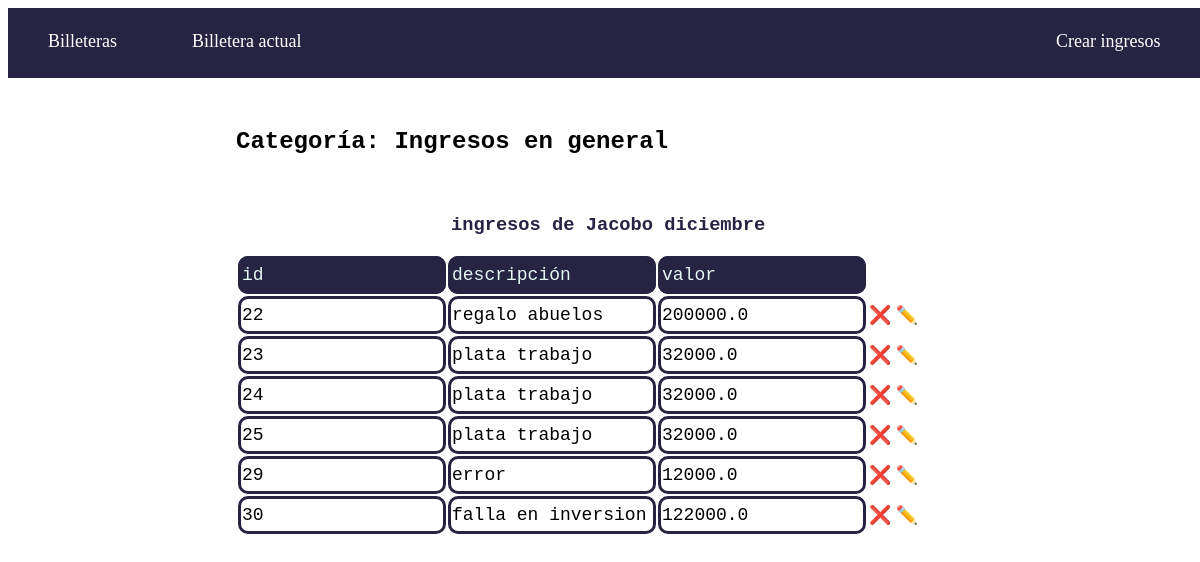
The page /billetera/6/ingresos/13 on the database its author committed.
### billetera/models.py (models this page shows, shortened)
class Categoria(models.Model):
    billetera_id = models.ForeignKey(Billetera, on_delete = models.CASCADE)
    nombre_categoria = models.CharField(max_length=40)
    tipo_categoria = models.CharField(max_length=30)

class Billetera(models.Model):
    nombre_billetera = models.CharField(max_length = 40)
    fecha_creacion = models.DateTimeField("date published")
    total_dinero = models.FloatField(default = 0)
    ahorro_id = models.ForeignKey(Ahorro, on_delete=models.CASCADE, default=6)

class Ingreso(models.Model):
    billetera_id = models.ForeignKey(Billetera, on_delete = models.CASCADE)
    categoria_id = models.ForeignKey(Categoria, on_delete=models.CASCADE)
    descripcion = models.CharField(max_length = 100)
    valor = models.FloatField(default = 0)

### billetera/views.py (the view, shortened to what this page needs)
# urls.py: path("<int:ruta_billetera>/<str:categoria_type>/<int:categoria_id>",views.categoria_actual, name = "categoria_actual"),
def categoria_actual(request,ruta_billetera,categoria_type,categoria_id):
    mi_billetera = Billetera.objects.get(pk = ruta_billetera)
    categoria = Categoria.objects.get(pk = categoria_id)
    tipo_categoria = categoria_type
    if categoria_type == 'ingresos':
        ingresos = Ingreso.objects.filter(categoria_id = categoria_id)
        ingresos = ingresos.filter(billetera_id=ruta_billetera)
        return render(request,"categoria_actual.html",
        {
            'billetera': mi_billetera,
            'categoria':categoria,
            'tipo_categoria':tipo_categoria,
            'ingresos_o_gastos':ingresos
            })

### billetera/templates/categoria_actual.html (shortened to what this page needs)
{% load static %}
<!DOCTYPE html>
<html lang="en">
<head>
    <link rel="stylesheet" href="{% static '/styles/main.css' %}">
</head>
<body>
<nav class='navbar'>
    <ul class='nav_container'>
        <li class="li1"><a href="/billetera">Billeteras</a></li>
        <li class="li2"><a href="/billetera/{{billetera.pk}}">Billetera actual</a></li>
        <li class="crear"><a href="/billetera/{{billetera.pk}}/{{tipo_categoria}}/{{categoria.pk}}/crear_ingreso_gasto">Crear {{categoria.tipo_categoria}}</a></li>
    </ul>
</nav>
<div class="contenido" >
    <h2>Categoría: {{categoria.nombre_categoria}}</h2>
    <div class="divisor">
    </div>
    <h3 class="subtitulo">{{categoria.tipo_categoria}} de {{billetera.nombre_billetera}}</h3>
    <table>
        <tr class="titulos_campos">
            <td>id</td>
            <td>descripción</td>
            <td>valor</td>
        </tr>
        {% for i in ingresos_o_gastos %}
        <tr>
            <td>{{i.pk}}</td>
            <td>{{i.descripcion}}</td>
            <td>{{i.valor}}</td>
            <td class="contenedor_eliminar_ingreso_gasto"><a class="eliminar_ingreso_gasto" href="/billetera/{{billetera.pk}}/{{categoria.tipo_categoria}}/{{categoria.pk}}/{{i.pk}}/eliminar_ingreso_gasto">❌</a></td>
            <td class="contenedor_modificar_ingreso_gasto"><a class="modificar_ingreso_gasto" href="/billetera/{{billetera.pk}}/{{categoria.tipo_categoria}}/{{categoria.pk}}/{{i.pk}}/modificar_ingreso_gasto">✏️</a></td>
        </tr>
        {% endfor %}
    </table>
</div>
</body>
</html>

### billetera/static/styles/main.css (style rules this page uses)
:root { --color1:#272343; --color2: #e3f6f5; --color3: #bae8e8; --color4:#ffffff; --color5:black; --color6: white; --color7: #A72AAB; }
body { background-color:var(--color4); width:95vw; padding:0; }
.nav_container { background-color:var(--color1); color:var(--color5); display: grid; width:96vw; height:70px; grid-template-columns: 1fr 1fr 1fr 1fr 1fr 1fr 1fr 1fr; grid-template-rows: 1fr 1fr 1fr; margin:0; }
.navbar li { list-style: none; }
.navbar a { text-decoration:none; color:var(--color6); font-size:large; }
.li1 { grid-column:1/2; grid-row: 2/3; }
.li2 { grid-column:2/3; grid-row: 2/3; }
.contenido { margin-top:50px; font-family:'Courier New', Courier, monospace; margin-left:20%; }
.divisor { height:20px; }
.subtitulo { margin-left:215px; color:var(--color1) }
td { width:200px; height:30px; border-color: var(--color1); border-radius: 10px; border-style: solid; }
table { font-size: large; }
.titulos_campos { color:var(--color2); background-color: var(--color1); }
.crear { grid-column:8/9; grid-row: 2/3; }
.contenedor_eliminar_ingreso_gasto { border-style:none; width:20px; }
.contenedor_modificar_ingreso_gasto { border-style:none; }
.eliminar_ingreso_gasto { text-decoration:none; }
.modificar_ingreso_gasto { text-decoration:none; }

### rows shown on the page
Categoria: tipo_categoria "ingresos", nombre_categoria "Ingresos en general"
Billetera: nombre_billetera "Jacobo diciembre"
Ingreso: pk "22", descripcion "regalo abuelos", valor "200000.0"
Ingreso: pk "23", descripcion "plata trabajo", valor "32000.0"
Ingreso: pk "24", descripcion "plata trabajo", valor "32000.0"
Ingreso: pk "25", descripcion "plata trabajo", valor "32000.0"
Ingreso: pk "29", descripcion "error", valor "12000.0"
Ingreso: pk "30", descripcion "falla en inversion", valor "122000.0"
